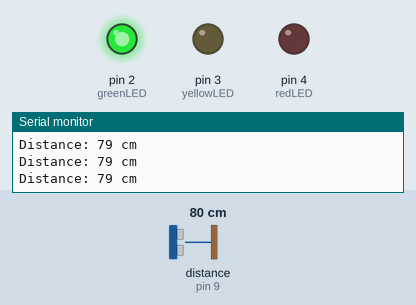
The sketch below on a simulated Arduino Uno, built with avr-gcc and run on an emulated ATmega328P. Parts: output pins drawn as LEDs (lit = HIGH), the last lines printed to the serial monitor. Wiring (inferred from the names in the program): ultrasonic range finder: trigger pin 10; echo pin 9. Inputs (shaded band) come from the test bench; at power-on: distance to the obstacle (sensor on pin 9) 80 cm. The echo pulse lasts 58.3 µs per cm; pins used as bus, display or sensor lines are not drawn.

Above: at 1.2 s.
1.3 s: distance to the obstacle (sensor on pin 9) set to 33 cm
2.8 s: distance to the obstacle (sensor on pin 9) set to 30 cm
At 3.3 s:
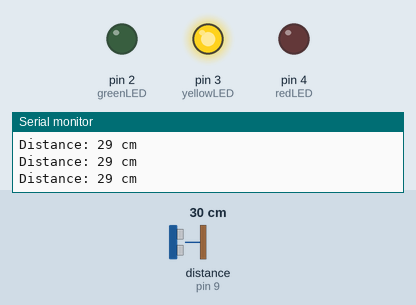
4.3 s: distance to the obstacle (sensor on pin 9) set to 17 cm
5.8 s: distance to the obstacle (sensor on pin 9) set to 13 cm
At 6.8 s:
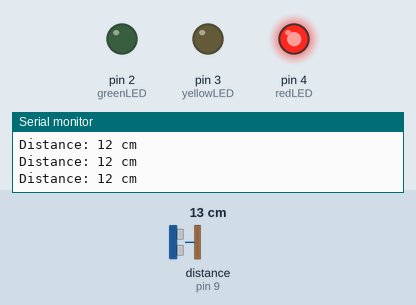
7.3 s: distance to the obstacle (sensor on pin 9) set to 18 cm
At 8.2 s:
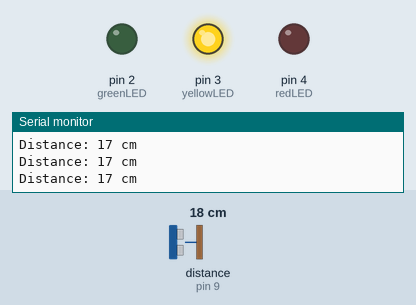
8.8 s: distance to the obstacle (sensor on pin 9) set to 2 cm
At 10.0 s:
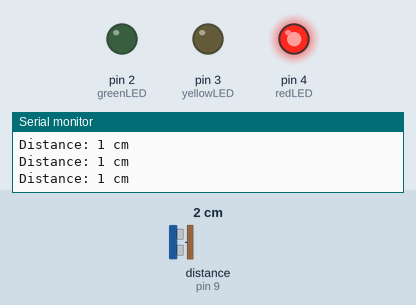
Timing chart, 0 to 11.4 s (numbered marks = the images above; inputs shaded):
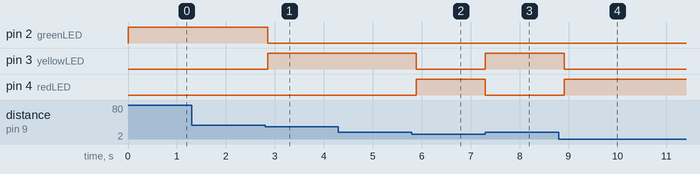

Measured:
- the behaviour switches between 32 and 31 cm on distance to the obstacle (sensor on pin 9) (found by bisection; images 0 and 1)
- the behaviour switches between 16 and 15 cm on distance to the obstacle (sensor on pin 9) (found by bisection; images 1 and 2)
- after the input at 2.8 s, pin 2 (greenLED): HIGH → LOW after 0.06 s; pin 3 (yellowLED): LOW → HIGH after 0.06 s
- after the input at 5.8 s, pin 3 (yellowLED): HIGH → LOW after 0.09 s; pin 4 (redLED): LOW → HIGH after 0.09 s
- after the input at 7.3 s, pin 3 (yellowLED): LOW → HIGH at once; pin 4 (redLED): HIGH → LOW at once
- after the input at 8.8 s, pin 3 (yellowLED): HIGH → LOW after 0.12 s; pin 4 (redLED): LOW → HIGH after 0.12 s

The sketch:

Arduino-Ultrasonic-Distance-Indicator.ino
```cpp
#define trigPin 10
#define echoPin 9

int greenLED = 2;
int yellowLED = 3;
int redLED = 4;

void setup() {
  pinMode(trigPin, OUTPUT);
  pinMode(echoPin, INPUT);

  pinMode(greenLED, OUTPUT);
  pinMode(yellowLED, OUTPUT);
  pinMode(redLED, OUTPUT);

  Serial.begin(9600);
}

void loop() {
  long duration;
  int distance;

  digitalWrite(trigPin, LOW);
  delayMicroseconds(2);
  digitalWrite(trigPin, HIGH);
  delayMicroseconds(10);
  digitalWrite(trigPin, LOW);

  duration = pulseIn(echoPin, HIGH);
  distance = duration * 0.0343 / 2;

  Serial.print("Distance: ");
  Serial.print(distance);
  Serial.println(" cm");

  if (distance > 30) {
    digitalWrite(greenLED, HIGH);
    digitalWrite(yellowLED, LOW);
    digitalWrite(redLED, LOW);
  }
  else if (distance >= 15) {
    digitalWrite(greenLED, LOW);
    digitalWrite(yellowLED, HIGH);
    digitalWrite(redLED, LOW);
  }
  else {
    digitalWrite(greenLED, LOW);
    digitalWrite(yellowLED, LOW);
    digitalWrite(redLED, HIGH);
  }

  delay(200);
}
```
